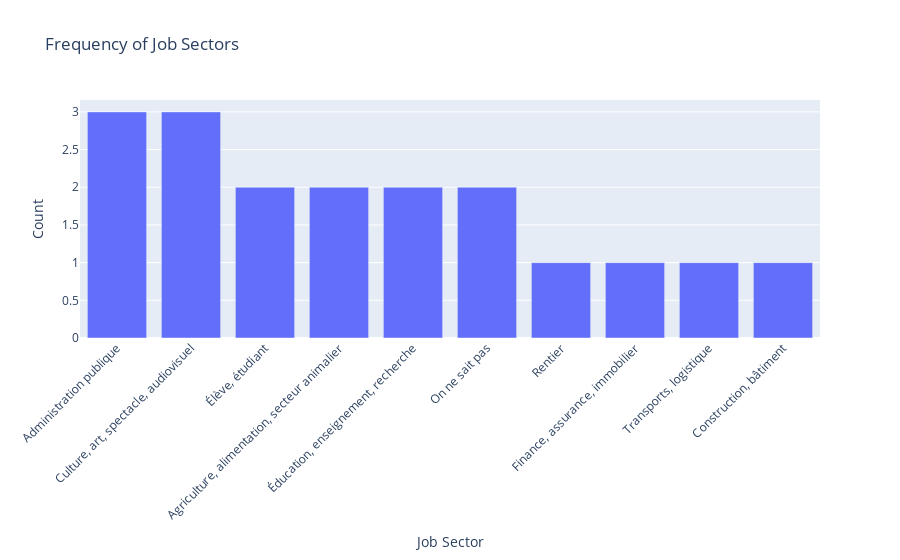

Notebook code for this chart:
### Markdown cell above
# Analyse de la corrélation entre le métier pratiqué et la sensibilité du personnage à l’écologie

### Code cell
job_data = prepare_character_data(data=data,colname_suffixes={'job_sector'})

# Calculate the frequency of each job sector
job_sector_counts = job_data['job_sector'].value_counts().reset_index()
job_sector_counts.columns = ['Job Sector', 'Frequency']

# Creating a bar chart for job sector distribution
fig = px.bar(job_sector_counts, x='Job Sector', y='Frequency',
             title='Frequency of Job Sectors',
             labels={'Job Sector': 'Job Sector', 'Frequency': 'Frequency'})

# Update layout for better visualization
fig.update_layout(xaxis_title='Job Sector',
                  yaxis_title='Count',
                  xaxis_tickangle=-45)

# Show the plot
fig.show()

### Figure 1 — Plotly figure (JSON) as saved in the notebook; plotly's stock layout.template omitted (floating-point values rounded to 4 significant figures)
{"data": [{"alignmentgroup": "True", "hovertemplate": "Job Sector=%{x}<br>Frequency=%{y}<extra></extra>", "legendgroup": "", "marker": {"color": "#636efa", "pattern": {"shape": ""}}, "name": "", "offsetgroup": "", "orientation": "v", "showlegend": false, "textposition": "auto", "type": "bar", "x": ["Administration publique", "Culture, art, spectacle, audiovisuel", "Élève, étudiant", "Agriculture, alimentation, secteur animalier", "Éducation, enseignement, recherche", "On ne sait pas", "Rentier", "Finance, assurance, immobilier", "Transports, logistique", "Construction, bâtiment"], "xaxis": "x", "y": [3, 3, 2, 2, 2, 2, 1, 1, 1, 1], "yaxis": "y"}], "layout": {"barmode": "relative", "legend": {"tracegroupgap": 0}, "title": {"text": "Frequency of Job Sectors"}, "xaxis": {"anchor": "y", "domain": [0, 1], "tickangle": -45, "title": {"text": "Job Sector"}}, "yaxis": {"anchor": "x", "domain": [0, 1], "title": {"text": "Count"}}}}
